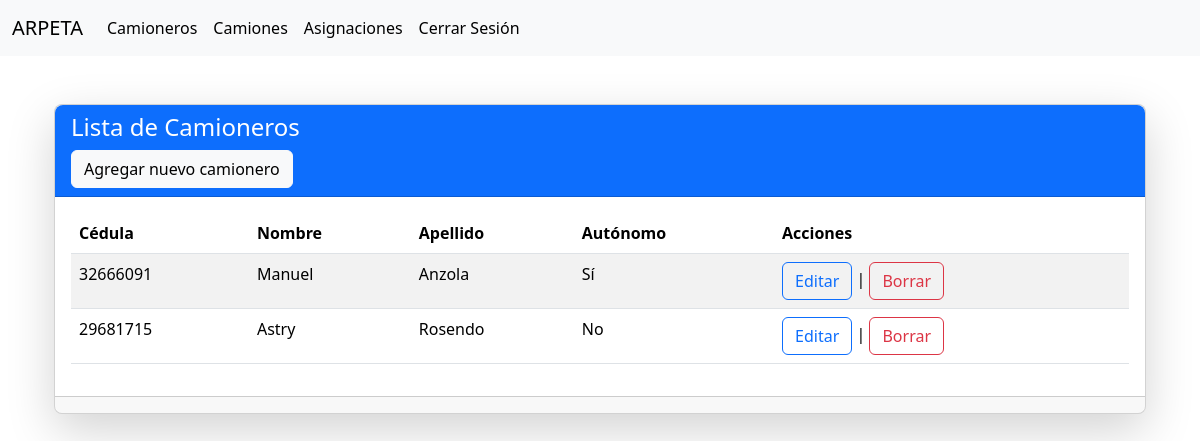
Page /camioneros (signed in) on the committed database.
### nose/models.py (models this page shows, shortened)
class Camionero(models.Model):
    cedula = models.CharField(primary_key=True, max_length=10, verbose_name='Cédula')
    nombre = models.CharField(max_length=50, verbose_name='Nombre')
    apellido = models.CharField(max_length=50, verbose_name='Apellido')
    autonomo = models.BooleanField(default=True, verbose_name='Autónomo')
    @property
    def autonomo_texto(self):
        return "Sí" if self.autonomo else "No"

### nose/views.py (the view)
# urls.py: path('camioneros', views.camioneros, name='camioneros'),
@login_required
def camioneros(request):
    camioneros = Camionero.objects.all()
    return render(request, 'camioneros/index_camionero.html', {'camioneros': camioneros})

### nose/templates/camioneros/index_camionero.html (shortened to what this page needs)
{% extends "base.html" %}
{% block contenido %}
<div class="container mt-5">
    <div class="card shadow-lg" style="border-radius: 8px;">
        <div class="card-header bg-primary text-white" style="border-top-left-radius: 8px; border-top-right-radius: 8px;">
            <h4>Lista de Camioneros</h4>
            <a class="btn btn-light" href="{% url 'crear_camionero' %}" role="button">Agregar nuevo camionero</a>
        </div>
        <div class="card-body">
            <table class="table table-striped">
                <thead>
                    <tr>
                        <th>Cédula</th>
                        <th>Nombre</th>
                        <th>Apellido</th>
                        <th>Autónomo</th>
                        <th>Acciones</th>
                    </tr>
                </thead>
                <tbody>
                    {% for camionero in camioneros %}
                    <tr>
                        <td>{{ camionero.cedula }}</td>
                        <td>{{ camionero.nombre }}</td>
                        <td>{{ camionero.apellido }}</td>
                        <td>{{ camionero.autonomo_texto }}</td>
                        <td>
                            <a class="btn btn-outline-primary" href="{% url 'editar_camionero' camionero.cedula %}" role="button">Editar</a> |
                            <a class="btn btn-outline-danger" href="{% url 'borrar_camionero' camionero.cedula %}" role="button" onclick="return confirm('¿Está seguro de que desea borrar éste camionero?');">Borrar</a>
                        </td>
                    </tr>
                    {% endfor %}
                </tbody>
            </table>
        </div>
        <div class="card-footer text-muted" style="border-bottom-left-radius: 8px; border-bottom-right-radius: 8px;">
        </div>
    </div>
</div>
{% endblock %}

### rows in the picture
Camionero: cedula "32666091", nombre "Manuel", apellido "Anzola", autonomo_texto "Sí"
Camionero: cedula "29681715", nombre "Astry", apellido "Rosendo", autonomo_texto "No"
